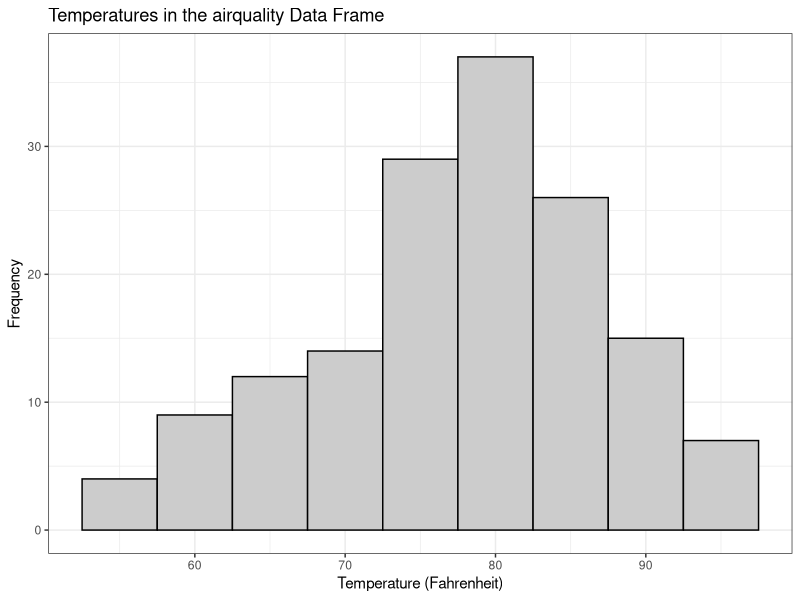

R code for this plot:
library(ggplot2)

ggplot(airquality, aes(x=Temp)) + 
  geom_histogram(binwidth =  5, color = "black", fill = "grey80") +
  theme_bw() +
  labs(x = "Temperature (Fahrenheit)", y="Frequency", title =
         "Temperatures in the airquality Data Frame")

